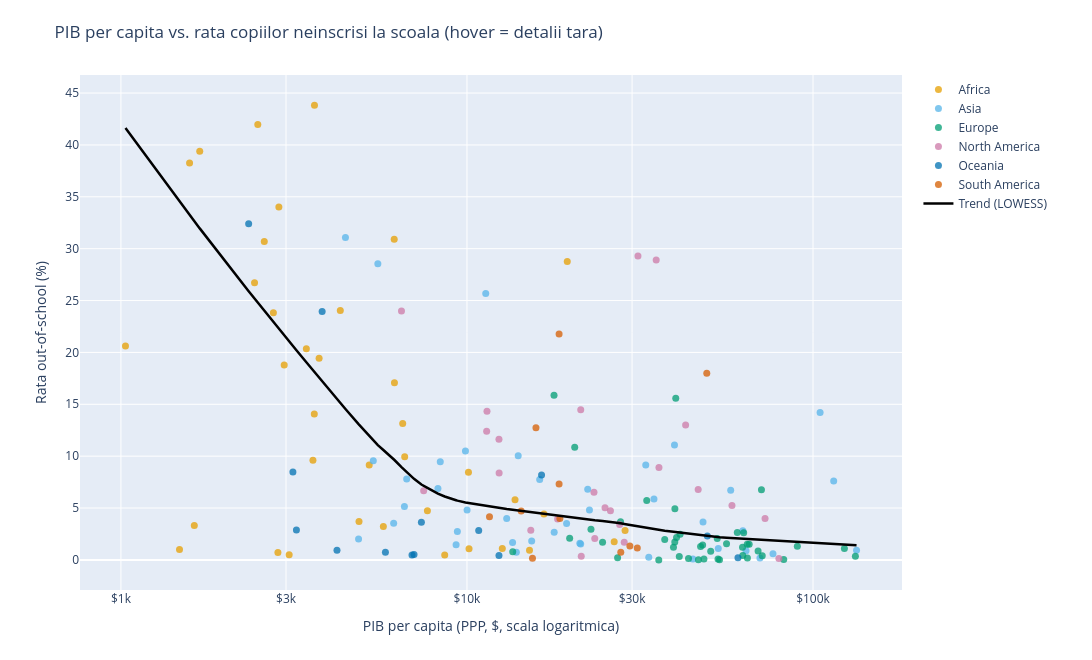

The notebook cell this image was saved under:
### Markdown cell above
#### Grafic 4 - Exista legatura cu bogatia? Scatter + LOWESS

### Code cell
plot_data = latest.dropna(subset=['oos_rate', 'gdp_pc', 'region']).copy()

# Curba LOWESS - trend non-parametric (nu presupune nicio forma)
x_log = np.log10(plot_data['gdp_pc'].values)
y_vals = plot_data['oos_rate'].values
sort_idx = np.argsort(x_log)
smoothed = lowess(y_vals[sort_idx], x_log[sort_idx], frac=0.5)

fig = go.Figure()

for region in sorted(plot_data['region'].unique()):
    mask = plot_data['region'] == region
    subset = plot_data[mask]
    fig.add_trace(go.Scatter(
        x=subset['gdp_pc'], y=subset['oos_rate'],
        mode='markers',
        name=region,
        marker=dict(size=7, color=REGION_COLORS.get(region, '#888'), opacity=0.75),
        text=subset['Entity'],
        customdata=subset[['gdp_pc', 'oos_rate', 'Year']].values,
        hovertemplate=(
            '<b>%{text}</b><br>'
            'PIB/capita: $%{customdata[0]:,.0f}<br>'
            'Rata OOS: %{customdata[1]:.1f}%<br>'
            'An: %{customdata[2]:.0f}'
            '<extra></extra>'
        )
    ))

fig.add_trace(go.Scatter(
    x=10**smoothed[:, 0], y=smoothed[:, 1],
    mode='lines', name='Trend (LOWESS)',
    line=dict(color='black', width=2.5),
    hoverinfo='skip'
))

fig.update_layout(
    title='PIB per capita vs. rata copiilor neinscrisi la scoala (hover = detalii tara)',
    xaxis=dict(
        type='log', title='PIB per capita (PPP, $, scala logaritmica)',
        tickvals=[1000, 3000, 10000, 30000, 100000],
        ticktext=['$1k', '$3k', '$10k', '$30k', '$100k'],
        fixedrange=True,
    ),
    yaxis=dict(title='Rata out-of-school (%)', fixedrange=True),
    legend=dict(x=1.02, y=1, xanchor='left', bgcolor='rgba(255,255,255,0.85)'),
    width=1120, height=660,
    dragmode=False,
    hovermode='closest',
    margin=dict(l=80, r=190, t=75, b=70)
)
fig.show(config=PLOTLY_CONFIG)

### Figure 1 — Plotly figure (JSON) as saved in the notebook; plotly's stock layout.template omitted (floating-point values rounded to 4 significant figures; data arrays with more than 128 entries replaced by an {"elided": "..."} marker saying what was removed)
{"data": [{"customdata": [[15160.0, 0.93, 2023.0], [3588.0, 9.61, 2022.0], [2486.0, 41.97, 2023.0], [1031.0, 20.62, 2020.0], [4875.0, 3.709, 2023.0], [7685.0, 4.743, 2021.0], [2433.0, 26.72, 2023.0], [3434.0, 20.36, 2023.0], [6172.0, 17.08, 2023.0], [6521.0, 13.16, 2023.0], [16690.0, 4.413, 2023.0], [10100.0, 8.46, 2019.0], [2758.0, 23.83, 2023.0], [19490.0, 28.77, 2019.0], [2964.0, 18.78, 2023.0], [6608.0, 9.941, 2021.0], [3739.0, 19.45, 2021.0], [2596.0, 30.7, 2023.0], [1579.0, 38.25, 2022.0], [1629.0, 3.307, 2023.0], [2860.0, 34.01, 2023.0], [6162.0, 30.91, 2019.0], [26640.0, 1.743, 2023.0], [8623.0, 0.471, 2021.0], [1477.0, 1.0, 2022.0], [10140.0, 1.069, 2023.0], [1690.0, 39.38, 2023.0], [3063.0, 0.4888, 2023.0], [5733.0, 3.211, 2021.0], [4305.0, 24.05, 2023.0], [28640.0, 2.834, 2023.0], [13770.0, 5.788, 2022.0], [3626.0, 43.84, 2019.0], [3621.0, 14.08, 2023.0], [2842.0, 0.7071, 2023.0], [12650.0, 1.094, 2023.0], [5218.0, 9.137, 2023.0]], "hovertemplate": "<b>%{text}</b><br>PIB/capita: $%{customdata[0]:,.0f}<br>Rata OOS: %{customdata[1]:.1f}%<br>An: %{customdata[2]:.0f}<extra></extra>", "marker": {"color": "#E69F00", "opacity": 0.75, "size": 7}, "mode": "markers", "name": "Africa", "text": ["Algeria", "Benin", "Burkina Faso", "Burundi", "Cameroon", "Cape Verde", "Chad", "Comoros", "Congo", "Cote d'Ivoire", "Egypt", "Eswatini", "Ethiopia", "Gabon", "Gambia", "Ghana", "Guinea", "Lesotho", "Liberia", "Madagascar", "Mali", "Mauritania", "Mauritius", "Morocco", "Mozambique", "Namibia", "Niger", "Rwanda", "Sao Tome and Principe", "Senegal", "Seychelles", "South Africa", "Sudan", "Tanzania", "Togo", "Tunisia", "Zimbabwe"], "type": "scatter", "x": [15160.0, 3588.0, 2486.0, 1031.0, 4875.0, 7685.0, 2433.0, 3434.0, 6172.0, 6521.0, 16690.0, 10100.0, 2758.0, 19490.0, 2964.0, 6608.0, 3739.0, 2596.0, 1579.0, 1629.0, 2860.0, 6162.0, 26640.0, 8623.0, 1477.0, 10140.0, 1690.0, 3063.0, 5733.0, 4305.0, 28640.0, 13770.0, 3626.0, 3621.0, 2842.0, 12650.0, 5218.0], "y": [0.93, 9.61, 41.97, 20.62, 3.709, 4.743, 26.72, 20.36, 17.08, 13.16, 4.413, 8.46, 23.83, 28.77, 18.78, 9.941, 19.45, 30.7, 38.25, 3.307, 34.01, 30.91, 1.743, 0.471, 1.0, 1.069, 39.38, 0.4888, 3.211, 24.05, 2.834, 5.788, 43.84, 14.08, 0.7071, 1.094, 9.137]}, {"customdata": [[19400.0, 3.509, 2023.0], [21310.0, 1.538, 2023.0], [57820.0, 6.712, 2023.0], [8242.0, 6.885, 2023.0], [14060.0, 10.04, 2022.0], [76620.0, 0.5848, 2023.0], [6695.0, 7.787, 2023.0], [6595.0, 5.157, 2020.0], [22590.0, 4.808, 2023.0], [64040.0, 0.8764, 2022.0], [9302.0, 1.47, 2023.0], [13890.0, 0.7271, 2023.0], [15380.0, 1.829, 2020.0], [48100.0, 3.656, 2022.0], [44970.0, 0.09672, 2022.0], [9381.0, 2.734, 2023.0], [34700.0, 5.863, 2023.0], [6140.0, 3.538, 2022.0], [8372.0, 9.469, 2023.0], [11330.0, 25.67, 2023.0], [104800.0, 14.2, 2023.0], [32860.0, 9.143, 2023.0], [22330.0, 6.804, 2023.0], [16220.0, 7.748, 2023.0], [4861.0, 2.006, 2023.0], [39780.0, 11.06, 2022.0], [5526.0, 28.55, 2022.0], [5361.0, 9.557, 2023.0], [9899.0, 10.5, 2023.0], [114700.0, 7.615, 2022.0], [62690.0, 2.817, 2021.0], [133600.0, 0.9306, 2022.0], [53230.0, 1.103, 2022.0], [13020.0, 3.986, 2023.0], [4455.0, 31.07, 2022.0], [21190.0, 1.598, 2023.0], [33520.0, 0.2632, 2022.0], [17870.0, 2.658, 2023.0], [70240.0, 0.1761, 2023.0], [10010.0, 4.808, 2023.0], [13550.0, 1.682, 2023.0]], "hovertemplate": "<b>%{text}</b><br>PIB/capita: $%{customdata[0]:,.0f}<br>Rata OOS: %{customdata[1]:.1f}%<br>An: %{customdata[2]:.0f}<extra></extra>", "marker": {"color": "#56B4E9", "opacity": 0.75, "size": 7}, "mode": "markers", "name": "Asia", "text": ["Armenia", "Azerbaijan", "Bahrain", "Bangladesh", "Bhutan", "Brunei", "Cambodia", "East Timor", "Georgia", "Hong Kong", "India", "Indonesia", "Iran", "Israel", "Japan", "Jordan", "Kazakhstan", "Kyrgyzstan", "Laos", "Lebanon", "Macao", "Malaysia", "Maldives", "Mongolia", "Nepal", "Oman", "Pakistan", "Palestine", "Philippines", "Qatar", "Saudi Arabia", "Singapore", "South Korea", "Sri Lanka", "Syria", "Thailand", "Turkey", "Turkmenistan", "United Arab Emirates", "Uzbekistan", "Vietnam"], "type": "scatter", "x": [19400.0, 21310.0, 57820.0, 8242.0, 14060.0, 76620.0, 6695.0, 6595.0, 22590.0, 64040.0, 9302.0, 13890.0, 15380.0, 48100.0, 44970.0, 9381.0, 34700.0, 6140.0, 8372.0, 11330.0, 104800.0, 32860.0, 22330.0, 16220.0, 4861.0, 39780.0, 5526.0, 5361.0, 9899.0, 114700.0, 62690.0, 133600.0, 53230.0, 13020.0, 4455.0, 21190.0, 33520.0, 17870.0, 70240.0, 10010.0, 13550.0], "y": [3.509, 1.538, 6.712, 6.885, 10.04, 0.5848, 7.787, 5.157, 4.808, 0.8764, 1.47, 0.7271, 1.829, 3.656, 0.09672, 2.734, 5.863, 3.538, 9.469, 25.67, 14.2, 9.143, 6.804, 7.748, 2.006, 11.06, 28.55, 9.557, 10.5, 7.615, 2.817, 0.9306, 1.103, 3.986, 31.07, 1.598, 0.2632, 2.658, 0.1761, 4.808, 1.682]}, {"customdata": [[20480.0, 10.87, 2023.0], [64630.0, 0.1809, 2023.0], [64540.0, 1.499, 2023.0], [27780.0, 3.666, 2023.0], [62560.0, 1.224, 2022.0], [19800.0, 2.097, 2023.0], [33070.0, 5.714, 2023.0], [39860.0, 1.733, 2022.0], [50620.0, 0.84, 2022.0], [48390.0, 0.08569, 2022.0], [69380.0, 0.8492, 2023.0], [41290.0, 2.466, 2023.0], [56250.0, 1.552, 2023.0], [53670.0, 0.01469, 2022.0], [63040.0, 2.607, 2023.0], [35830.0, 0.00218, 2022.0], [40330.0, 2.171, 2023.0], [65380.0, 1.515, 2022.0], [123200.0, 1.11, 2022.0], [52870.0, 2.056, 2023.0], [37280.0, 1.96, 2023.0], [46650.0, 0.02364, 2022.0], [132600.0, 0.3454, 2022.0], [60420.0, 2.638, 2023.0], [13560.0, 0.7965, 2020.0], [27240.0, 0.2183, 2023.0], [71320.0, 0.4057, 2022.0], [22820.0, 2.964, 2022.0], [90090.0, 1.312, 2023.0], [43670.0, 0.1235, 2023.0], [41070.0, 0.3378, 2022.0], [40120.0, 15.59, 2023.0], [39890.0, 4.935, 2023.0], [70950.0, 6.766, 2023.0], [24650.0, 1.706, 2022.0], [39520.0, 1.23, 2023.0], [47980.0, 1.447, 2023.0], [47320.0, 1.288, 2023.0], [62660.0, 0.4257, 2023.0], [82300.0, 0.04699, 2023.0], [17850.0, 15.87, 2021.0], [53140.0, 0.08828, 2022.0]], "hovertemplate": "<b>%{text}</b><br>PIB/capita: $%{customdata[0]:,.0f}<br>Rata OOS: %{customdata[1]:.1f}%<br>An: %{customdata[2]:.0f}<extra></extra>", "marker": {"color": "#009E73", "opacity": 0.75, "size": 7}, "mode": "markers", "name": "Europe", "text": ["Albania", "Andorra", "Austria", "Belarus", "Belgium", "Bosnia and Herzegovina", "Bulgaria", "Croatia", "Cyprus", "Czechia", "Denmark", "Estonia", "Finland", "France", "Germany", "Greece", "Hungary", "Iceland", "Ireland", "Italy", "Latvia", "Lithuania", "Luxembourg", "Malta", "Moldova", "Montenegro", "Netherlands", "North Macedonia", "Norway", "Poland", "Portugal", "Romania", "Russia", "San Marino", "Serbia", "Slovakia", "Slovenia", "Spain", "Sweden", "Switzerland", "Ukraine", "United Kingdom"], "type": "scatter", "x": [20480.0, 64630.0, 64540.0, 27780.0, 62560.0, 19800.0, 33070.0, 39860.0, 50620.0, 48390.0, 69380.0, 41290.0, 56250.0, 53670.0, 63040.0, 35830.0, 40330.0, 65380.0, 123200.0, 52870.0, 37280.0, 46650.0, 132600.0, 60420.0, 13560.0, 27240.0, 71320.0, 22820.0, 90090.0, 43670.0, 41070.0, 40120.0, 39890.0, 70950.0, 24650.0, 39520.0, 47980.0, 47320.0, 62660.0, 82300.0, 17850.0, 53140.0], "y": [10.87, 0.1809, 1.499, 3.666, 1.224, 2.097, 5.714, 1.733, 0.84, 0.08569, 0.8492, 2.466, 1.552, 0.01469, 2.607, 0.00218, 2.171, 1.515, 1.11, 2.056, 1.96, 0.02364, 0.3454, 2.638, 0.7965, 0.2183, 0.4057, 2.964, 1.312, 0.1235, 0.3378, 15.59, 4.935, 6.766, 1.706, 1.23, 1.447, 1.288, 0.4257, 0.04699, 15.87, 0.08828]}, {"customdata": [[28470.0, 1.711, 2023.0], [35220.0, 28.92, 2023.0], [21320.0, 14.48, 2023.0], [12370.0, 11.64, 2023.0], [58320.0, 5.255, 2022.0], [79680.0, 0.1336, 2023.0], [25980.0, 4.728, 2023.0], [27620.0, 3.417, 2023.0], [18280.0, 3.952, 2023.0], [23280.0, 6.516, 2023.0], [11420.0, 14.32, 2023.0], [15290.0, 2.848, 2021.0], [12380.0, 8.368, 2023.0], [6468.0, 23.99, 2023.0], [11400.0, 12.41, 2023.0], [21390.0, 0.3419, 2022.0], [7497.0, 6.656, 2023.0], [35870.0, 8.904, 2023.0], [42840.0, 13.0, 2023.0], [23400.0, 2.063, 2023.0], [46570.0, 6.781, 2023.0], [31200.0, 29.3, 2023.0], [25060.0, 5.031, 2021.0], [72680.0, 3.982, 2022.0]], "hovertemplate": "<b>%{text}</b><br>PIB/capita: $%{customdata[0]:,.0f}<br>Rata OOS: %{customdata[1]:.1f}%<br>An: %{customdata[2]:.0f}<extra></extra>", "marker": {"color": "#CC79A7", "opacity": 0.75, "size": 7}, "mode": "markers", "name": "North America", "text": ["Antigua and Barbuda", "Bahamas", "Barbados", "Belize", "Canada", "Cayman Islands", "Costa Rica", "Curacao", "Dominica", "Dominican Republic", "El Salvador", "Grenada", "Guatemala", "Honduras", "Jamaica", "Mexico", "Nicaragua", "Panama", "Puerto Rico", "Saint Lucia", "Sint Maarten (Dutch part)", "Trinidad and Tobago", "Turks and Caicos Islands", "United States"], "type": "scatter", "x": [28470.0, 35220.0, 21320.0, 12370.0, 58320.0, 79680.0, 25980.0, 27620.0, 18280.0, 23280.0, 11420.0, 15290.0, 12380.0, 6468.0, 11400.0, 21390.0, 7497.0, 35870.0, 42840.0, 23400.0, 46570.0, 31200.0, 25060.0, 72680.0], "y": [1.711, 28.92, 14.48, 11.64, 5.255, 0.1336, 4.728, 3.417, 3.952, 6.516, 14.32, 2.848, 8.368, 23.99, 12.41, 0.3419, 6.656, 8.904, 13.0, 2.063, 6.781, 29.3, 5.031, 3.982]}, {"customdata": [[60680.0, 0.2074, 2023.0], [10810.0, 2.83, 2020.0], [3141.0, 8.473, 2023.0], [6937.0, 0.482, 2022.0], [3815.0, 23.94, 2023.0], [12370.0, 0.422, 2023.0], [49510.0, 2.302, 2023.0], [16430.0, 8.196, 2023.0], [4211.0, 0.9213, 2018.0], [7384.0, 3.617, 2023.0], [2340.0, 32.4, 2023.0], [7030.0, 0.5131, 2023.0], [5812.0, 0.733, 2023.0], [3215.0, 2.881, 2023.0]], "hovertemplate": "<b>%{text}</b><br>PIB/capita: $%{customdata[0]:,.0f}<br>Rata OOS: %{customdata[1]:.1f}%<br>An: %{customdata[2]:.0f}<extra></extra>", "marker": {"color": "#0072B2", "opacity": 0.75, "size": 7}, "mode": "markers", "name": "Oceania", "text": ["Australia", "Fiji", "Kiribati", "Marshall Islands", "Micronesia (country)", "Nauru", "New Zealand", "Palau", "Papua New Guinea", "Samoa", "Solomon Islands", "Tonga", "Tuvalu", "Vanuatu"], "type": "scatter", "x": [60680.0, 10810.0, 3141.0, 6937.0, 3815.0, 12370.0, 49510.0, 16430.0, 4211.0, 7384.0, 2340.0, 7030.0, 5812.0, 3215.0], "y": [0.2074, 2.83, 8.473, 0.482, 23.94, 0.422, 2.302, 8.196, 0.9213, 3.617, 32.4, 0.5131, 0.733, 2.881]}, {"customdata": [[27830.0, 0.7474, 2022.0], [11620.0, 4.157, 2023.0], [18550.0, 3.984, 2022.0], [29560.0, 1.33, 2023.0], [18460.0, 7.325, 2022.0], [14340.0, 4.715, 2023.0], [49310.0, 17.98, 2023.0], [15830.0, 12.74, 2023.0], [15460.0, 0.1565, 2019.0], [18460.0, 21.78, 2021.0], [31060.0, 1.137, 2023.0]], "hovertemplate": "<b>%{text}</b><br>PIB/capita: $%{customdata[0]:,.0f}<br>Rata OOS: %{customdata[1]:.1f}%<br>An: %{customdata[2]:.0f}<extra></extra>", "marker": {"color": "#D55E00", "opacity": 0.75, "size": 7}, "mode": "markers", "name": "South America", "text": ["Argentina", "Bolivia", "Brazil", "Chile", "Colombia", "Ecuador", "Guyana", "Paraguay", "Peru", "Suriname", "Uruguay"], "type": "scatter", "x": [27830.0, 11620.0, 18550.0, 29560.0, 18460.0, 14340.0, 49310.0, 15830.0, 15460.0, 18460.0, 31060.0], "y": [0.7474, 4.157, 3.984, 1.33, 7.325, 4.715, 17.98, 12.74, 0.1565, 21.78, 1.137]}, {"hoverinfo": "skip", "line": {"color": "black", "width": 2.5}, "mode": "lines", "name": "Trend (LOWESS)", "type": "scatter", "x": {"elided": "169 float values"}, "y": {"elided": "169 float values"}}], "layout": {"dragmode": false, "height": 660, "hovermode": "closest", "legend": {"bgcolor": "rgba(255,255,255,0.85)", "x": 1.02, "xanchor": "left", "y": 1}, "margin": {"b": 70, "l": 80, "r": 190, "t": 75}, "title": {"text": "PIB per capita vs. rata copiilor neinscrisi la scoala (hover = detalii tara)"}, "width": 1120, "xaxis": {"fixedrange": true, "ticktext": ["$1k", "$3k", "$10k", "$30k", "$100k"], "tickvals": [1000, 3000, 10000, 30000, 100000], "title": {"text": "PIB per capita (PPP, $, scala logaritmica)"}, "type": "log"}, "yaxis": {"fixedrange": true, "title": {"text": "Rata out-of-school (%)"}}}}
